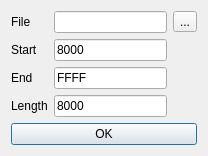
<?xml version="1.0" encoding="UTF-8"?>
<ui version="4.0">
 <class>oDumpDial</class>
 <widget class="QDialog" name="oDumpDial">
  <property name="windowModality">
   <enum>Qt::ApplicationModal</enum>
  </property>
  <property name="geometry">
   <rect>
    <x>0</x>
    <y>0</y>
    <width>208</width>
    <height>152</height>
   </rect>
  </property>
  <property name="windowTitle">
   <string>Open RAM dump</string>
  </property>
  <property name="windowIcon">
   <iconset>
    <normaloff>:/images/logo.png</normaloff>:/images/logo.png</iconset>
  </property>
  <property name="modal">
   <bool>true</bool>
  </property>
  <layout class="QVBoxLayout" name="verticalLayout">
   <item>
    <layout class="QGridLayout" name="gridLayout" columnstretch="0,0,0">
     <item row="2" column="1">
      <widget class="QLineEdit" name="leEnd">
       <property name="enabled">
        <bool>true</bool>
       </property>
       <property name="inputMask">
        <string>HHHH</string>
       </property>
       <property name="text">
        <string>FFFF</string>
       </property>
       <property name="readOnly">
        <bool>true</bool>
       </property>
      </widget>
     </item>
     <item row="2" column="0">
      <widget class="QLabel" name="label_4">
       <property name="text">
        <string>End</string>
       </property>
      </widget>
     </item>
     <item row="0" column="0">
      <widget class="QLabel" name="label_5">
       <property name="text">
        <string>File</string>
       </property>
      </widget>
     </item>
     <item row="1" column="1">
      <widget class="QLineEdit" name="leStart">
       <property name="inputMask">
        <string>HHHH</string>
       </property>
       <property name="text">
        <string>8000</string>
       </property>
      </widget>
     </item>
     <item row="0" column="1">
      <widget class="QLineEdit" name="laPath">
       <property name="readOnly">
        <bool>true</bool>
       </property>
      </widget>
     </item>
     <item row="1" column="0">
      <widget class="QLabel" name="label_3">
       <property name="text">
        <string>Start</string>
       </property>
      </widget>
     </item>
     <item row="3" column="1">
      <widget class="QLineEdit" name="leLen">
       <property name="inputMask">
        <string>HHHH</string>
       </property>
       <property name="text">
        <string>8000</string>
       </property>
       <property name="readOnly">
        <bool>true</bool>
       </property>
      </widget>
     </item>
     <item row="0" column="2">
      <widget class="QToolButton" name="tbFile">
       <property name="text">
        <string>...</string>
       </property>
       <property name="icon">
        <iconset resource="../xpeccy.qrc">
         <normaloff>:/images/fileopen.png</normaloff>:/images/fileopen.png</iconset>
       </property>
      </widget>
     </item>
     <item row="3" column="0">
      <widget class="QLabel" name="label_2">
       <property name="text">
        <string>Length</string>
       </property>
      </widget>
     </item>
    </layout>
   </item>
   <item>
    <widget class="QPushButton" name="butOk">
     <property name="text">
      <string>OK</string>
     </property>
     <property name="icon">
      <iconset resource="../xpeccy.qrc">
       <normaloff>:/images/ok-apply.png</normaloff>:/images/ok-apply.png</iconset>
     </property>
    </widget>
   </item>
  </layout>
  <action name="aSaveBin">
   <property name="icon">
    <iconset resource="../xpeccy.qrc">
     <normaloff>:/images/filebin.png</normaloff>:/images/filebin.png</iconset>
   </property>
   <property name="text">
    <string>...as bin</string>
   </property>
  </action>
  <action name="aSaveHobeta">
   <property name="icon">
    <iconset resource="../xpeccy.qrc">
     <normaloff>:/images/dollar.png</normaloff>:/images/dollar.png</iconset>
   </property>
   <property name="text">
    <string>...as hobeta</string>
   </property>
  </action>
  <action name="aSaveToA">
   <property name="icon">
    <iconset resource="../xpeccy.qrc">
     <normaloff>:/images/floppy.png</normaloff>:/images/floppy.png</iconset>
   </property>
   <property name="text">
    <string>...to disk A</string>
   </property>
  </action>
  <action name="aSaveToB">
   <property name="icon">
    <iconset resource="../xpeccy.qrc">
     <normaloff>:/images/floppy.png</normaloff>:/images/floppy.png</iconset>
   </property>
   <property name="text">
    <string>...to disk B</string>
   </property>
  </action>
  <action name="aSaveToC">
   <property name="icon">
    <iconset resource="../xpeccy.qrc">
     <normaloff>:/images/floppy.png</normaloff>:/images/floppy.png</iconset>
   </property>
   <property name="text">
    <string>...to disk C</string>
   </property>
  </action>
  <action name="aSaveToD">
   <property name="icon">
    <iconset resource="../xpeccy.qrc">
     <normaloff>:/images/floppy.png</normaloff>:/images/floppy.png</iconset>
   </property>
   <property name="text">
    <string>...to disk D</string>
   </property>
  </action>
 </widget>
 <tabstops>
  <tabstop>leStart</tabstop>
  <tabstop>leEnd</tabstop>
  <tabstop>leLen</tabstop>
 </tabstops>
 <resources>
  <include location="../xpeccy.qrc"/>
 </resources>
 <connections/>
</ui>
